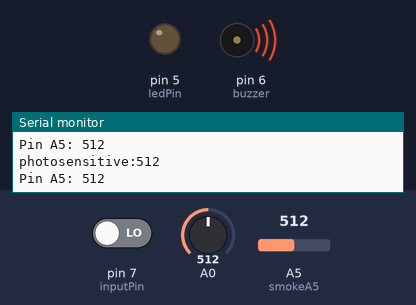
Simulated run of this sketch. Board: Arduino Uno, built with avr-gcc and run on an emulated ATmega328P. Shown: output pins drawn as LEDs (lit = HIGH), buzzer (waves = sounding), the last lines printed to the serial monitor. Inputs (shaded band) come from the test bench; at power-on: A0 = 512, A5 (smokeA5) = 512, pin 7 (inputPin) LOW.

Above: at 1.2 s.
1.3 s: A0 set to 108
2.8 s: A0 set to 93
At 3.5 s:
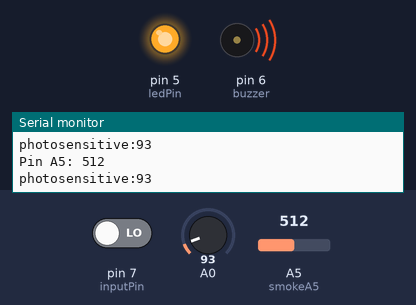
4.3 s: A5 (smokeA5) set to 1010
At 4.8 s:
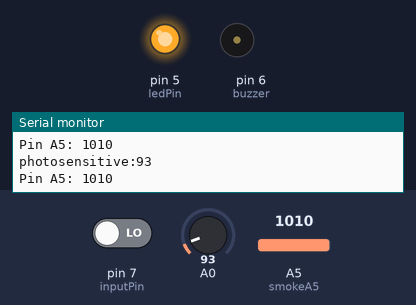
5.8 s: A0 set to 110
At 6.2 s:
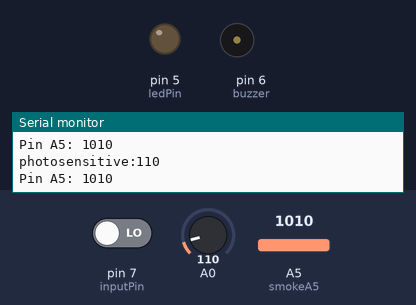
7.3 s: pin 7 (inputPin) driven HIGH
8.9 s: A0 set to 90
At 10.3 s:
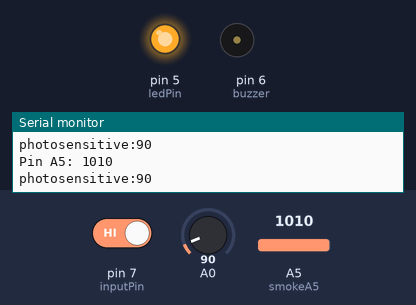
Timing chart, 0 to 11.5 s (numbered marks = the images above; inputs shaded):
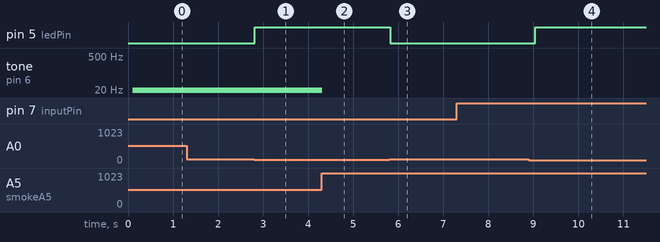

Measured:
- the behaviour switches between 100 and 99 on A0 (found by bisection; images 0 and 1)
- after the input at 2.8 s, pin 5 (ledPin): LOW → HIGH at once
- after the input at 4.3 s, tone on pin 6 (buzzer): 1 Hz → silent at once
- after the input at 5.8 s, pin 5 (ledPin): HIGH → LOW at once
- after the input at 8.9 s, pin 5 (ledPin): LOW → HIGH after 0.14 s

The sketch:

all.ino
```cpp
/*
PIR sensor tester
*/
int ledPin = 5; // choose the pin for the LED
int inputPin = 7; // choose the input pin (for PIR sensor)
int pirState = LOW; // we start, assuming no motion detected
int val = 0; // variable for reading the pin status
int buzzer = 6;
int smokeA5 = A5;

void setup() {
pinMode(ledPin, OUTPUT); // declare LED as output
pinMode(inputPin, INPUT); // declare sensor as input
pinMode(buzzer, OUTPUT);
  pinMode(smokeA5, INPUT);
  Serial.begin(9600);
   pinMode(5,OUTPUT);
   Serial.begin(9600);
}
int sensorThres = 1000;
int light;

void loop() {
val = digitalRead(inputPin); // read input value
if (val == HIGH) { // check if the input is HIGH
digitalWrite(ledPin, HIGH); // turn LED ON
if (pirState == LOW) {
// we have just turned on
Serial.println("Motion detected!");
// We only want to print on the output change, not state
pirState = HIGH;
}
} else {
digitalWrite(ledPin, LOW); // turn LED OFF
if (pirState == HIGH) {
// we have just turned of
Serial.println("Motion ended!");
// We only want to print on the output change, not state
pirState = LOW;
}
}


  light = analogRead(A0);

  if(light<100){
    digitalWrite(5, HIGH);
  }else{
    digitalWrite(5, LOW);
  }
  Serial.print("photosensitive:");
  Serial.println(light);
  delay(100);


  int analogSensor = analogRead(smokeA5);

  Serial.print("Pin A5: ");
  Serial.println(analogSensor);
  // Checks if it has reached the threshold value
  if (analogSensor < sensorThres)
  {
    tone(buzzer, HIGH); // Can be placed as HIGH, LOW i.e 1000, 200

  }
  else
  {
    noTone(buzzer);
  }
  delay(100);
}
```
